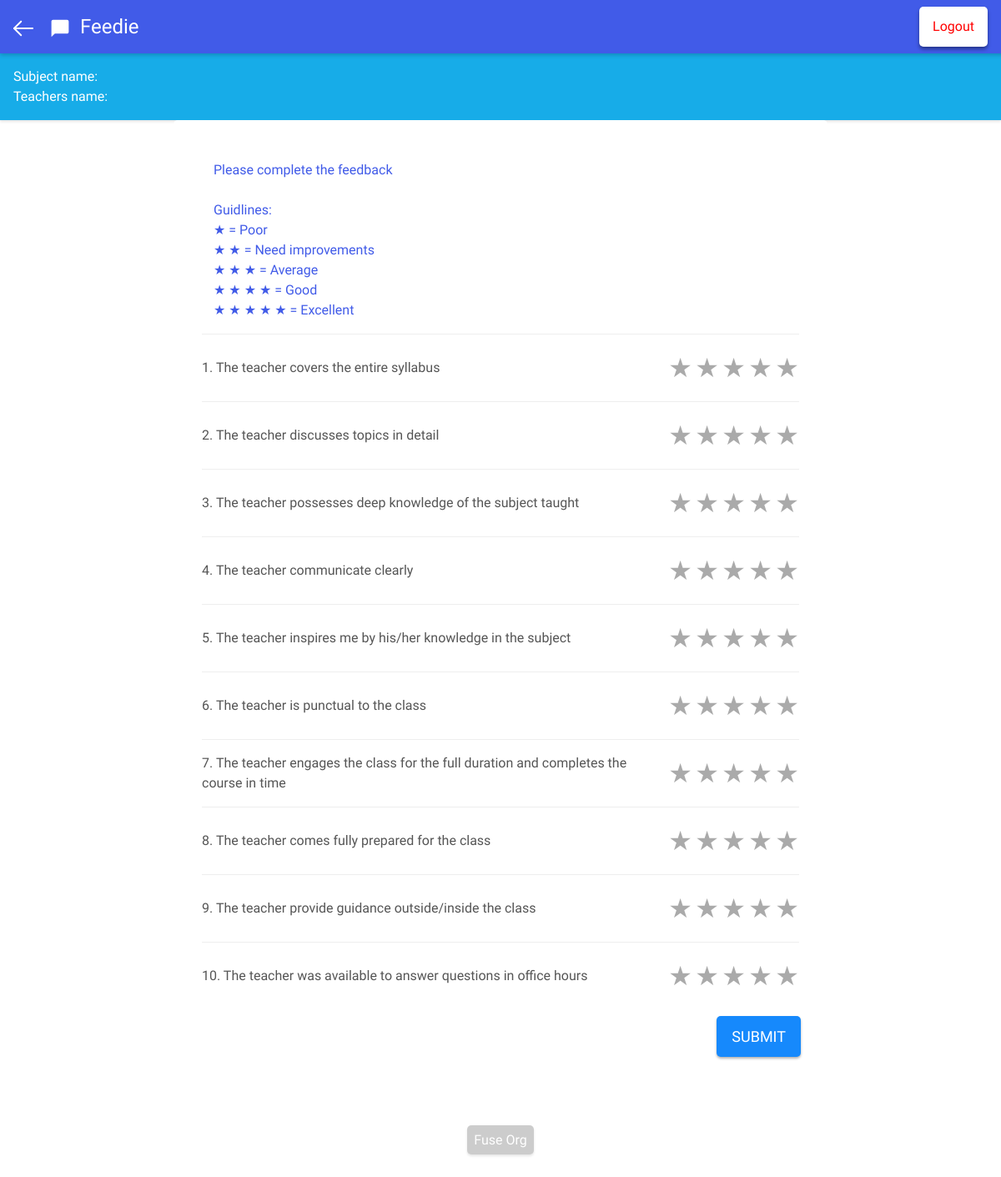
Screenshot of /dashboard/feedform/index.php (signed in) with the database file from the repository.
### tables this page shows
CREATE TABLE `questions` (
  `quest_id` int(2) NOT NULL,
  `quest_content` varchar(250) DEFAULT NULL,
  `quest_value` int(2) NOT NULL DEFAULT '0'
);

### dashboard/feedform/index.php (the view, shortened to what this page needs)
<html>
<head>
  <link rel="stylesheet" type="text/css" href="../../css.css">
</head>
<body>
  <div class="header">
		<div><a href="../"><img src="../../images/back.svg" class="home"></a></div>
		<img src="../../images/logo.svg" class="logo"/>
		<div class="title">Feedie</div>
    <a href="../../?logout=1"><div class="logout">Logout</div></a>
  </div>
	<div class="details">Subject name:&nbsp;
  <br>
  Teachers name:&nbsp;
	</div>
  <div class="page">
<div class="container">
<div class="phpr">
<?php
    $servername = "127.0.0.1";
    $username = "root";
    $password = "";
    $dbname = "feedie_base";
    $error = false;
    $counter = 0;
    if($counter != 10){
      $error = true;
    }
    if ( !$error ){
              $conn = new mysqli($servername, $username, $password, $dbname);
              $q = $_POST['q'];
              $i = 1;
              foreach( $q as $key ){
                $qf[$i] = $key;
                ++$i;
              }
              $sql_check = "SELECT st_username FROM feeds WHERE st_username = '".$_SESSION["st_username"]."' AND te_username = '".$_SESSION["te_username"]."' AND sub_code='".$_SESSION["sub_code"]."' AND class = '".$_SESSION["class"]."'";
              $result_check = $conn->query($sql_check);
              if($result_check->num_rows > 0){
                $sql = "UPDATE feeds SET q1='".$qf[1]."', q2='".$qf[2]."', q3='".$qf[3]."', q4='".$qf[4]."', q5='".$qf[5]."', q6='".$qf[6]."', q7='".$qf[7]."', q8='".$qf[8]."', q9='".$qf[9]."', q10='".$qf[10]."' WHERE st_username='".$_SESSION["st_username"]."' AND te_username='".$_SESSION["te_username"]."' AND sub_code='".$_SESSION["sub_code"]."' AND class = '".$_SESSION["class"]."'";
                $result = $conn->query($sql);
                if($result){
                  include('overall.php');
                }
                echo "Response have been updated";
                echo
                '<script type="text/javascript">
                 function showsnackbar() {
                  var x = document.getElementById("snackbar");
                  x.innerHTML = "Response updated";
                  x.className = "show";
                  setTimeout(function(){ x.className = x.className.replace("show", ""); }, 4000);
                  }
                 showsnackbar()
                 </script>';
              }
              else{
                $sql1 = "UPDATE teachersinfo SET feed_applied = feed_applied + 1 WHERE te_username = '".$_SESSION["te_username"]."' AND class = '".$_SESSION["class"]."' AND sub_code = '".$_SESSION["sub_code"]."'";
                $result1 = $conn->query($sql1);
                $sql = "INSERT INTO feeds (st_username, te_username, sub_code, sub_name, class, q1, q2, q3, q4, q5, q6, q7, q8, q9, q10 ) VALUES('".$_SESSION["st_username"]."','".$_SESSION["te_username"]."','".$_SESSION["sub_code"]."','".$_SESSION["sub_name"]."','".$_SESSION["class"]."','".$qf[1]."','".$qf[2]."','".$qf[3]."','".$qf[4]."','".$qf[5]."','".$qf[6]."','".$qf[7]."','".$qf[8]."','".$qf[9]."','".$qf[10]."')";
                $result = $conn->query($sql);
                if($result){
                  include('overall.php');
                }
                echo "Thanks for your first time response";
                echo '<script type="text/javascript">
                function showsnackbar() {
                  var x = document.getElementById("snackbar");
                  x.innerHTML = "Response added";
                  x.className = "show";
                  setTimeout(function(){ x.className = x.className.replace("show", ""); }, 4000);
                  }
                 showsnackbar()
                 </script>';
              }
              $conn->close();
            }
            else{
              echo "Please complete the feedback<br><br>
	      Guidlines:<br>
	      &#9733 = Poor<br>
	      &#9733 &#9733 = Need improvements<br>
	      &#9733 &#9733 &#9733 = Average<br>
	      &#9733 &#9733 &#9733 &#9733        = Good<br>
	      &#9733 &#9733 &#9733 &#9733 &#9733 = Excellent";
            }
   ?>
	</div>
<form action="<?php  $_PHP_SELF ?>" method="post">
<?php
  include('../../db_config.php');
  $sql_q = "SELECT quest_id, quest_content FROM questions WHERE quest_id != 0 ORDER BY quest_id ASC";
  $result_q = $conn->query($sql_q);
  if ( $result_q->num_rows > 0 ){
?>
<fieldset class="rating flex">
  <div class="flex" style="width:100%;">
   <?php $row = $result_q->fetch_assoc();
        echo $row["quest_id"].". ".$row["quest_content"];
   ?>
	</div>
  <div class="flex" style="direction: rtl;">
    <input type="radio" id="star5-1" name="q[<?php echo $row["quest_id"]; ?>]" value="5" /><label for="star5-1" title="Rocks!"><span>&#9733</span></label>
    <input type="radio" id="star4-1" name="q[<?php echo $row["quest_id"]; ?>]" value="4" /><label for="star4-1" title="Pretty good"><span>&#9733</span></label>
    <input type="radio" id="star3-1" name="q[<?php echo $row["quest_id"]; ?>]" value="3" /><label for="star3-1" title="Meh"><span>&#9733</span></label>
    <input type="radio" id="star2-1" name="q[<?php echo $row["quest_id"]; ?>]" value="2" /><label for="star2-1" title="Kinda bad"><span>&#9733</span></label>
    <input type="radio" id="star1-1" name="q[<?php echo $row["quest_id"]; ?>]" value="1" /><label for="star1-1" title="Sucks big time"><span>&#9733</span></label>
  </div>
</fieldset>
<fieldset class="rating flex">
  <div class="flex" style="width:100%;">
   <?php $row = $result_q->fetch_assoc();
        echo $row["quest_id"].". ".$row["quest_content"];
   ?>
	</div>
  <div class="flex" style="direction: rtl;">
    <input type="radio" id="star5-2" name="q[<?php echo $row["quest_id"]; ?>]" value="5" /><label for="star5-2" title="Rocks!"><span>&#9733</span></label>
    <input type="radio" id="star4-2" name="q[<?php echo $row["quest_id"]; ?>]" value="4" /><label for="star4-2" title="Pretty good"><span>&#9733</span></label>
    <input type="radio" id="star3-2" name="q[<?php echo $row["quest_id"]; ?>]" value="3" /><label for="star3-2" title="Meh"><span>&#9733</span></label>
    <input type="radio" id="star2-2" name="q[<?php echo $row["quest_id"]; ?>]" value="2" /><label for="star2-2" title="Kinda bad"><span>&#9733</span></label>
    <input type="radio" id="star1-2" name="q[<?php echo $row["quest_id"]; ?>]" value="1" /><label for="star1-2" title="Sucks big time"><span>&#9733</span></label>
	</div>
</fieldset>
<fieldset class="rating flex">
  <div class="flex" style="width:100%;">
   <?php $row = $result_q->fetch_assoc();
        echo $row["quest_id"].". ".$row["quest_content"];
   ?>
	</div>
  <div class="flex" style="direction: rtl;">
    <input type="radio" id="star5-3" name="q[<?php echo $row["quest_id"]; ?>]" value="5" /><label for="star5-3" title="Rocks!"><span>&#9733</span></label>
    <input type="radio" id="star4-3" name="q[<?php echo $row["quest_id"]; ?>]" value="4" /><label for="star4-3" title="Pretty good"><span>&#9733</span></label>
    <input type="radio" id="star3-3" name="q[<?php echo $row["quest_id"]; ?>]" value="3" /><label for="star3-3" title="Meh"><span>&#9733</span></label>
    <input type="radio" id="star2-3" name="q[<?php echo $row["quest_id"]; ?>]" value="2" /><label for="star2-3" title="Kinda bad"><span>&#9733</span></label>
    <input type="radio" id="star1-3" name="q[<?php echo $row["quest_id"]; ?>]" value="1" /><label for="star1-3" title="Sucks big time"><span>&#9733</span></label>
	</div>
</fieldset>
<fieldset class="rating flex">
  <div class="flex" style="width:100%;">
   <?php $row = $result_q->fetch_assoc();
        echo $row["quest_id"].". ".$row["quest_content"];
   ?>
	</div>
  <div class="flex" style="direction: rtl;">
    <input type="radio" id="star5-4" name="q[<?php echo $row["quest_id"]; ?>]" value="5" /><label for="star5-4" title="Rocks!"><span>&#9733</span></label>
    <input type="radio" id="star4-4" name="q[<?php echo $row["quest_id"]; ?>]" value="4" /><label for="star4-4" title="Pretty good"><span>&#9733</span></label>
    <input type="radio" id="star3-4" name="q[<?php echo $row["quest_id"]; ?>]" value="3" /><label for="star3-4" title="Meh"><span>&#9733</span></label>
    <input type="radio" id="star2-4" name="q[<?php echo $row["quest_id"]; ?>]" value="2" /><label for="star2-4" title="Kinda bad"><span>&#9733</span></label>
    <input type="radio" id="star1-4" name="q[<?php echo $row["quest_id"]; ?>]" value="1" /><label for="star1-4" title="Sucks big time"><span>&#9733</span></label>
	</div>
</fieldset>
<fieldset class="rating flex">
  <div class="flex" style="width:100%;">
   <?php $row = $result_q->fetch_assoc();
        echo $row["quest_id"].". ".$row["quest_content"];
   ?>
	</div>
  <div class="flex" style="direction: rtl;">
    <input type="radio" id="star5-5" name="q[<?php echo $row["quest_id"]; ?>]" value="5" /><label for="star5-5" title="Rocks!"><span>&#9733</span></label>
    <input type="radio" id="star4-5" name="q[<?php echo $row["quest_id"]; ?>]" value="4" /><label for="star4-5" title="Pretty good"><span>&#9733</span></label>
    <input type="radio" id="star3-5" name="q[<?php echo $row["quest_id"]; ?>]" value="3" /><label for="star3-5" title="Meh"><span>&#9733</span></label>
    <input type="radio" id="star2-5" name="q[<?php echo $row["quest_id"]; ?>]" value="2" /><label for="star2-5" title="Kinda bad"><span>&#9733</span></label>
    <input type="radio" id="star1-5" name="q[<?php echo $row["quest_id"]; ?>]" value="1" /><label for="star1-5" title="Sucks big time"><span>&#9733</span></label>
	</div>
</fieldset>
<fieldset class="rating flex">
  <div class="flex" style="width:100%;">
   <?php $row = $result_q->fetch_assoc();
        echo $row["quest_id"].". ".$row["quest_content"];
   ?>
	</div>
  <div class="flex" style="direction: rtl;">
    <input type="radio" id="star5-6" name="q[<?php echo $row["quest_id"]; ?>]" value="5" /><label for="star5-6" title="Rocks!"><span>&#9733</span></label>
    <input type="radio" id="star4-6" name="q[<?php echo $row["quest_id"]; ?>]" value="4" /><label for="star4-6" title="Pretty good"><span>&#9733</span></label>
    <input type="radio" id="star3-6" name="q[<?php echo $row["quest_id"]; ?>]" value="3" /><label for="star3-6" title="Meh"><span>&#9733</span></label>
    <input type="radio" id="star2-6" name="q[<?php echo $row["quest_id"]; ?>]" value="2" /><label for="star2-6" title="Kinda bad"><span>&#9733</span></label>
    <input type="radio" id="star1-6" name="q[<?php echo $row["quest_id"]; ?>]" value="1" /><label for="star1-6" title="Sucks big time"><span>&#9733</span></label>
	</div>
</fieldset>
<fieldset class="rating flex">
  <div class="flex" style="width:100%;">
   <?php $row = $result_q->fetch_assoc();
        echo $row["quest_id"].". ".$row["quest_content"];
   ?>
	</div>
  <div class="flex" style="direction: rtl;">
    <input type="radio" id="star5-7" name="q[<?php echo $row["quest_id"]; ?>]" value="5" /><label for="star5-7" title="Rocks!"><span>&#9733</span></label>
    <input type="radio" id="star4-7" name="q[<?php echo $row["quest_id"]; ?>]" value="4" /><label for="star4-7" title="Pretty good"><span>&#9733</span></label>
    <input type="radio" id="star3-7" name="q[<?php echo $row["quest_id"]; ?>]" value="3" /><label for="star3-7" title="Meh"><span>&#9733</span></label>
    <input type="radio" id="star2-7" name="q[<?php echo $row["quest_id"]; ?>]" value="2" /><label for="star2-7" title="Kinda bad"><span>&#9733</span></label>
    <input type="radio" id="star1-7" name="q[<?php echo $row["quest_id"]; ?>]" value="1" /><label for="star1-7" title="Sucks big time"><span>&#9733</span></label>
	</div>
</fieldset>
<fieldset class="rating flex">
  <div class="flex" style="width:100%;">
   <?php $row = $result_q->fetch_assoc();
        echo $row["quest_id"].". ".$row["quest_content"];
   ?>
	</div>
  <div class="flex" style="direction: rtl;">
    <input type="radio" id="star5-8" name="q[<?php echo $row["quest_id"]; ?>]" value="5" /><label for="star5-8" title="Rocks!"><span>&#9733</span></label>
    <input type="radio" id="star4-8" name="q[<?php echo $row["quest_id"]; ?>]" value="4" /><label for="star4-8" title="Pretty good"><span>&#9733</span></label>
    <input type="radio" id="star3-8" name="q[<?php echo $row["quest_id"]; ?>]" value="3" /><label for="star3-8" title="Meh"><span>&#9733</span></label>
    <input type="radio" id="star2-8" name="q[<?php echo $row["quest_id"]; ?>]" value="2" /><label for="star2-8" title="Kinda bad"><span>&#9733</span></label>
    <input type="radio" id="star1-8" name="q[<?php echo $row["quest_id"]; ?>]" value="1" /><label for="star1-8" title="Sucks big time"><span>&#9733</span></label>
	</div>
</fieldset>
<fieldset class="rating flex">
  <div class="flex" style="width:100%;">
   <?php $row = $result_q->fetch_assoc();
        echo $row["quest_id"].". ".$row["quest_content"];
   ?>
	</div>
  <div class="flex" style="direction: rtl;">
    <input type="radio" id="star5-9" name="q[<?php echo $row["quest_id"]; ?>]" value="5" /><label for="star5-9" title="Rocks!"><span>&#9733</span></label>
    <input type="radio" id="star4-9" name="q[<?php echo $row["quest_id"]; ?>]" value="4" /><label for="star4-9" title="Pretty good"><span>&#9733</span></label>
    <input type="radio" id="star3-9" name="q[<?php echo $row["quest_id"]; ?>]" value="3" /><label for="star3-9" title="Meh"><span>&#9733</span></label>
    <input type="radio" id="star2-9" name="q[<?php echo $row["quest_id"]; ?>]" value="2" /><label for="star2-9" title="Kinda bad"><span>&#9733</span></label>
    <input type="radio" id="star1-9" name="q[<?php echo $row["quest_id"]; ?>]" value="1" /><label for="star1-9" title="Sucks big time"><span>&#9733</span></label>
	</div>
</fieldset>
<fieldset class="rating flex">
  <div class="flex" style="width:100%;">
   <?php $row = $result_q->fetch_assoc();
        echo $row["quest_id"].". ".$row["quest_content"];
   ?>
	</div>
  <div class="flex" style="direction: rtl;">
    <input type="radio" id="star5-10" name="q[<?php echo $row["quest_id"]; ?>]" value="5" /><label for="star5-10" title="Rocks!"><span>&#9733</span></label>
    <input type="radio" id="star4-10" name="q[<?php echo $row["quest_id"]; ?>]" value="4" /><label for="star4-10" title="Pretty good"><span>&#9733</span></label>
    <input type="radio" id="star3-10" name="q[<?php echo $row["quest_id"]; ?>]" value="3" /><label for="star3-10" title="Meh"><span>&#9733</span></label>
    <input type="radio" id="star2-10" name="q[<?php echo $row["quest_id"]; ?>]" value="2" /><label for="star2-10" title="Kinda bad"><span>&#9733</span></label>
    <input type="radio" id="star1-10" name="q[<?php echo $row["quest_id"]; ?>]" value="1" /><label for="star1-10" title="Sucks big time"><span>&#9733</span></label>
	</div>
</fieldset>
<?php
  }
?>
    <div style="text-align: right">
<input type="submit" value="SUBMIT" class="button">
	  </div>
</form>
</div>
</div>
  <footer><a href="https://fuse-org.firebaseapp.com" class="link" target="_blank">Fuse Org</a></footer>
</body>
</html>

### rows the page displays
questions: quest_id "1", quest_content "The teacher covers the entire syllabus"
questions: quest_id "2", quest_content "The teacher discusses topics in detail"
questions: quest_id "3", quest_content "The teacher possesses deep knowledge of the subject taught"
questions: quest_id "4", quest_content "The teacher communicate clearly"
questions: quest_id "5", quest_content "The teacher inspires me by his/her knowledge in the subject"
questions: quest_id "6", quest_content "The teacher is punctual to the class"
questions: quest_id "7", quest_content "The teacher engages the class for the full duration and completes the course in time"
questions: quest_id "8", quest_content "The teacher comes fully prepared for the class"
questions: quest_id "9", quest_content "The teacher provide guidance outside/inside the class"
questions: quest_id "10", quest_content "The teacher was available to answer questions in office hours"
